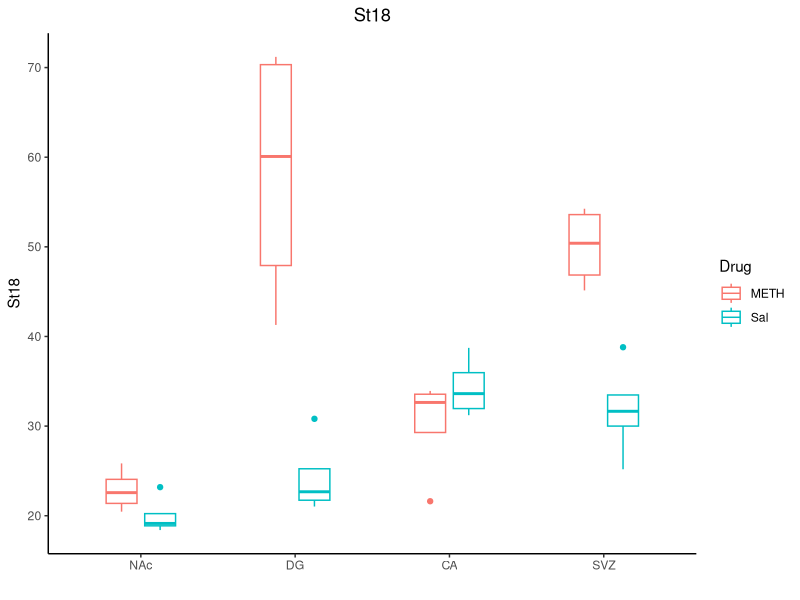
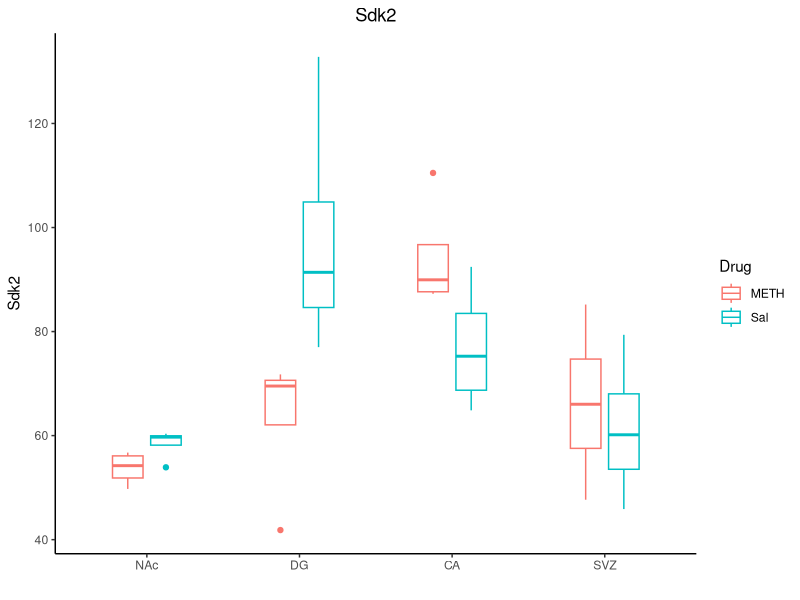

These charts were generated, in order, by the following R code:
library(ggplot2)
data<-read.table("Fig4f_St18_Sdk2_gene_expression.txt",header = T)

ggplot(data, aes(x=Region, y=St18, color=Drug)) +
  geom_boxplot(position=position_dodge(0.5),width=0.4)+
  scale_x_discrete(limits=c("NAc","DG","CA","SVZ"))+
  labs(title="St18",x="")+ 
  theme_classic()+
  theme(plot.title = element_text(hjust = 0.5))

ggplot(data, aes(x=Region, y=Sdk2, color=Drug)) +
  geom_boxplot(position=position_dodge(0.5),width=0.4)+
  scale_x_discrete(limits=c("NAc","DG","CA","SVZ"))+
  labs(title="Sdk2",x="")+ 
  theme_classic()+
  theme(plot.title = element_text(hjust = 0.5))